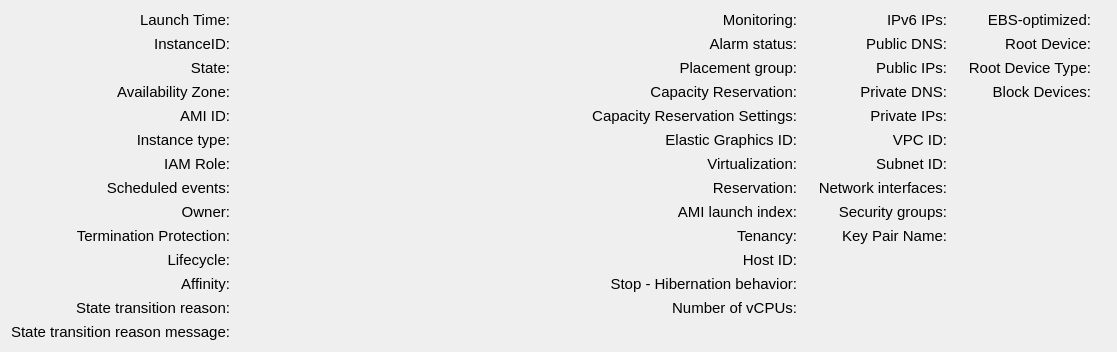
<?xml version="1.0" encoding="UTF-8"?>
<ui version="4.0">
 <class>gridLayoutWidget_2</class>
 <widget class="QWidget" name="gridLayoutWidget_2">
  <property name="geometry">
   <rect>
    <x>0</x>
    <y>0</y>
    <width>1039</width>
    <height>300</height>
   </rect>
  </property>
  <property name="minimumSize">
   <size>
    <width>0</width>
    <height>0</height>
   </size>
  </property>
  <property name="maximumSize">
   <size>
    <width>16777215</width>
    <height>16777215</height>
   </size>
  </property>
  <layout class="QGridLayout" name="gridLayout_3">
   <item row="10" column="0">
    <widget class="QLabel" name="ownerHeader">
     <property name="font">
      <font>
       <pointsize>11</pointsize>
      </font>
     </property>
     <property name="text">
      <string>Owner:</string>
     </property>
     <property name="alignment">
      <set>Qt::AlignRight|Qt::AlignTrailing|Qt::AlignVCenter</set>
     </property>
    </widget>
   </item>
   <item row="13" column="3">
    <widget class="QLabel" name="hibernationBehaviorValue">
     <property name="font">
      <font>
       <pointsize>11</pointsize>
      </font>
     </property>
     <property name="text">
      <string/>
     </property>
     <property name="textInteractionFlags">
      <set>Qt::LinksAccessibleByMouse|Qt::TextSelectableByMouse</set>
     </property>
    </widget>
   </item>
   <item row="13" column="0">
    <widget class="QLabel" name="affinityHeader">
     <property name="font">
      <font>
       <pointsize>11</pointsize>
      </font>
     </property>
     <property name="text">
      <string>Affinity:</string>
     </property>
     <property name="alignment">
      <set>Qt::AlignRight|Qt::AlignTrailing|Qt::AlignVCenter</set>
     </property>
    </widget>
   </item>
   <item row="4" column="2">
    <widget class="QLabel" name="capacityReservationSettingsHeader">
     <property name="font">
      <font>
       <pointsize>11</pointsize>
      </font>
     </property>
     <property name="text">
      <string>Capacity Reservation Settings:</string>
     </property>
     <property name="alignment">
      <set>Qt::AlignRight|Qt::AlignTrailing|Qt::AlignVCenter</set>
     </property>
    </widget>
   </item>
   <item row="1" column="3">
    <widget class="QLabel" name="alarmStatusValue">
     <property name="font">
      <font>
       <pointsize>11</pointsize>
      </font>
     </property>
     <property name="text">
      <string/>
     </property>
     <property name="textInteractionFlags">
      <set>Qt::LinksAccessibleByMouse|Qt::TextSelectableByMouse</set>
     </property>
    </widget>
   </item>
   <item row="4" column="3">
    <widget class="QLabel" name="capacityReservationSettingsValue">
     <property name="font">
      <font>
       <pointsize>11</pointsize>
      </font>
     </property>
     <property name="text">
      <string/>
     </property>
     <property name="textInteractionFlags">
      <set>Qt::LinksAccessibleByMouse|Qt::TextSelectableByMouse</set>
     </property>
    </widget>
   </item>
   <item row="10" column="4">
    <widget class="QLabel" name="securityGroupsLabel">
     <property name="font">
      <font>
       <pointsize>11</pointsize>
      </font>
     </property>
     <property name="text">
      <string>Security groups:</string>
     </property>
     <property name="alignment">
      <set>Qt::AlignRight|Qt::AlignTrailing|Qt::AlignVCenter</set>
     </property>
    </widget>
   </item>
   <item row="0" column="3">
    <widget class="QLabel" name="monitoringValue">
     <property name="font">
      <font>
       <pointsize>11</pointsize>
      </font>
     </property>
     <property name="text">
      <string/>
     </property>
     <property name="textInteractionFlags">
      <set>Qt::LinksAccessibleByMouse|Qt::TextSelectableByMouse</set>
     </property>
    </widget>
   </item>
   <item row="6" column="2">
    <widget class="QLabel" name="elasticGraphicsIDHeader">
     <property name="font">
      <font>
       <pointsize>11</pointsize>
      </font>
     </property>
     <property name="text">
      <string>Elastic Graphics ID:</string>
     </property>
     <property name="alignment">
      <set>Qt::AlignRight|Qt::AlignTrailing|Qt::AlignVCenter</set>
     </property>
    </widget>
   </item>
   <item row="1" column="4">
    <widget class="QLabel" name="publicDNSHeader">
     <property name="font">
      <font>
       <pointsize>11</pointsize>
      </font>
     </property>
     <property name="text">
      <string>Public DNS:</string>
     </property>
     <property name="alignment">
      <set>Qt::AlignRight|Qt::AlignTrailing|Qt::AlignVCenter</set>
     </property>
    </widget>
   </item>
   <item row="9" column="0">
    <widget class="QLabel" name="scheduledEventsHeader">
     <property name="font">
      <font>
       <pointsize>11</pointsize>
      </font>
     </property>
     <property name="text">
      <string>Scheduled events:</string>
     </property>
     <property name="alignment">
      <set>Qt::AlignRight|Qt::AlignTrailing|Qt::AlignVCenter</set>
     </property>
    </widget>
   </item>
   <item row="2" column="0">
    <widget class="QLabel" name="instanceStateHeader">
     <property name="font">
      <font>
       <pointsize>11</pointsize>
      </font>
     </property>
     <property name="text">
      <string>State:</string>
     </property>
     <property name="alignment">
      <set>Qt::AlignRight|Qt::AlignTrailing|Qt::AlignVCenter</set>
     </property>
    </widget>
   </item>
   <item row="11" column="1">
    <widget class="QLabel" name="terminationProtectionValue">
     <property name="font">
      <font>
       <pointsize>11</pointsize>
      </font>
     </property>
     <property name="text">
      <string/>
     </property>
     <property name="textInteractionFlags">
      <set>Qt::LinksAccessibleByMouse|Qt::TextSelectableByMouse</set>
     </property>
    </widget>
   </item>
   <item row="9" column="4">
    <widget class="QLabel" name="netIfHeader">
     <property name="font">
      <font>
       <pointsize>11</pointsize>
      </font>
     </property>
     <property name="text">
      <string>Network interfaces:</string>
     </property>
     <property name="alignment">
      <set>Qt::AlignRight|Qt::AlignTrailing|Qt::AlignVCenter</set>
     </property>
    </widget>
   </item>
   <item row="3" column="5">
    <widget class="QLabel" name="privateDNSValue">
     <property name="font">
      <font>
       <pointsize>11</pointsize>
      </font>
     </property>
     <property name="text">
      <string/>
     </property>
     <property name="textInteractionFlags">
      <set>Qt::LinksAccessibleByMouse|Qt::TextSelectableByMouse</set>
     </property>
    </widget>
   </item>
   <item row="12" column="0">
    <widget class="QLabel" name="lifecycleHeader">
     <property name="font">
      <font>
       <pointsize>11</pointsize>
      </font>
     </property>
     <property name="text">
      <string>Lifecycle:</string>
     </property>
     <property name="alignment">
      <set>Qt::AlignRight|Qt::AlignTrailing|Qt::AlignVCenter</set>
     </property>
    </widget>
   </item>
   <item row="1" column="0">
    <widget class="QLabel" name="instanceIdHeader">
     <property name="font">
      <font>
       <pointsize>11</pointsize>
      </font>
     </property>
     <property name="text">
      <string>InstanceID:</string>
     </property>
     <property name="alignment">
      <set>Qt::AlignRight|Qt::AlignTrailing|Qt::AlignVCenter</set>
     </property>
    </widget>
   </item>
   <item row="11" column="3">
    <widget class="QLabel" name="tenancyValue">
     <property name="font">
      <font>
       <pointsize>11</pointsize>
      </font>
     </property>
     <property name="text">
      <string/>
     </property>
     <property name="textInteractionFlags">
      <set>Qt::LinksAccessibleByMouse|Qt::TextSelectableByMouse</set>
     </property>
    </widget>
   </item>
   <item row="2" column="2">
    <widget class="QLabel" name="placementGroupHeader">
     <property name="font">
      <font>
       <pointsize>11</pointsize>
      </font>
     </property>
     <property name="text">
      <string>Placement group:</string>
     </property>
     <property name="alignment">
      <set>Qt::AlignRight|Qt::AlignTrailing|Qt::AlignVCenter</set>
     </property>
    </widget>
   </item>
   <item row="4" column="4">
    <widget class="QLabel" name="privateIPHeader">
     <property name="font">
      <font>
       <pointsize>11</pointsize>
      </font>
     </property>
     <property name="text">
      <string>Private IPs:</string>
     </property>
     <property name="alignment">
      <set>Qt::AlignRight|Qt::AlignTrailing|Qt::AlignVCenter</set>
     </property>
    </widget>
   </item>
   <item row="13" column="2">
    <widget class="QLabel" name="hibernationBehaviorHeader">
     <property name="font">
      <font>
       <pointsize>11</pointsize>
      </font>
     </property>
     <property name="text">
      <string>Stop - Hibernation behavior:</string>
     </property>
     <property name="alignment">
      <set>Qt::AlignRight|Qt::AlignTrailing|Qt::AlignVCenter</set>
     </property>
    </widget>
   </item>
   <item row="7" column="2">
    <widget class="QLabel" name="virtualizationHeader">
     <property name="font">
      <font>
       <pointsize>11</pointsize>
      </font>
     </property>
     <property name="text">
      <string>Virtualization:</string>
     </property>
     <property name="alignment">
      <set>Qt::AlignRight|Qt::AlignTrailing|Qt::AlignVCenter</set>
     </property>
    </widget>
   </item>
   <item row="2" column="1">
    <widget class="QLabel" name="instanceStateValue">
     <property name="font">
      <font>
       <pointsize>11</pointsize>
      </font>
     </property>
     <property name="text">
      <string/>
     </property>
     <property name="textInteractionFlags">
      <set>Qt::LinksAccessibleByMouse|Qt::TextSelectableByMouse</set>
     </property>
    </widget>
   </item>
   <item row="1" column="7">
    <widget class="QLabel" name="rootDeviceValue">
     <property name="font">
      <font>
       <pointsize>11</pointsize>
      </font>
     </property>
     <property name="text">
      <string/>
     </property>
     <property name="textInteractionFlags">
      <set>Qt::LinksAccessibleByMouse|Qt::TextSelectableByMouse</set>
     </property>
    </widget>
   </item>
   <item row="9" column="3">
    <widget class="QLabel" name="reservationValue">
     <property name="font">
      <font>
       <pointsize>11</pointsize>
      </font>
     </property>
     <property name="text">
      <string/>
     </property>
     <property name="textInteractionFlags">
      <set>Qt::LinksAccessibleByMouse|Qt::TextSelectableByMouse</set>
     </property>
    </widget>
   </item>
   <item row="1" column="5">
    <widget class="QLabel" name="publicDNSValue">
     <property name="font">
      <font>
       <pointsize>11</pointsize>
      </font>
     </property>
     <property name="text">
      <string/>
     </property>
     <property name="textInteractionFlags">
      <set>Qt::LinksAccessibleByMouse|Qt::TextSelectableByMouse</set>
     </property>
    </widget>
   </item>
   <item row="3" column="2">
    <widget class="QLabel" name="capacityReservationHeader">
     <property name="font">
      <font>
       <pointsize>11</pointsize>
      </font>
     </property>
     <property name="text">
      <string>Capacity Reservation:</string>
     </property>
     <property name="alignment">
      <set>Qt::AlignRight|Qt::AlignTrailing|Qt::AlignVCenter</set>
     </property>
    </widget>
   </item>
   <item row="3" column="0">
    <widget class="QLabel" name="AZLabel">
     <property name="font">
      <font>
       <pointsize>11</pointsize>
      </font>
     </property>
     <property name="text">
      <string>Availability Zone:</string>
     </property>
     <property name="alignment">
      <set>Qt::AlignRight|Qt::AlignTrailing|Qt::AlignVCenter</set>
     </property>
    </widget>
   </item>
   <item row="7" column="3">
    <widget class="QLabel" name="virtualizationValue">
     <property name="font">
      <font>
       <pointsize>11</pointsize>
      </font>
     </property>
     <property name="text">
      <string/>
     </property>
     <property name="textInteractionFlags">
      <set>Qt::LinksAccessibleByMouse|Qt::TextSelectableByMouse</set>
     </property>
    </widget>
   </item>
   <item row="14" column="1">
    <widget class="QLabel" name="stateTransitionReasonValue">
     <property name="minimumSize">
      <size>
       <width>0</width>
       <height>0</height>
      </size>
     </property>
     <property name="font">
      <font>
       <pointsize>11</pointsize>
      </font>
     </property>
     <property name="text">
      <string/>
     </property>
     <property name="textInteractionFlags">
      <set>Qt::LinksAccessibleByMouse|Qt::TextSelectableByMouse</set>
     </property>
    </widget>
   </item>
   <item row="3" column="1">
    <widget class="QLabel" name="AZValue">
     <property name="font">
      <font>
       <pointsize>11</pointsize>
      </font>
     </property>
     <property name="text">
      <string/>
     </property>
     <property name="textInteractionFlags">
      <set>Qt::LinksAccessibleByMouse|Qt::TextSelectableByMouse</set>
     </property>
    </widget>
   </item>
   <item row="0" column="0">
    <widget class="QLabel" name="launchTimeHeader">
     <property name="font">
      <font>
       <pointsize>11</pointsize>
      </font>
     </property>
     <property name="text">
      <string>Launch Time:</string>
     </property>
     <property name="alignment">
      <set>Qt::AlignRight|Qt::AlignTrailing|Qt::AlignVCenter</set>
     </property>
    </widget>
   </item>
   <item row="10" column="3">
    <widget class="QLabel" name="AMILaunchValue">
     <property name="font">
      <font>
       <pointsize>11</pointsize>
      </font>
     </property>
     <property name="text">
      <string/>
     </property>
     <property name="textInteractionFlags">
      <set>Qt::LinksAccessibleByMouse|Qt::TextSelectableByMouse</set>
     </property>
    </widget>
   </item>
   <item row="3" column="6">
    <widget class="QLabel" name="blockDevicesHeader">
     <property name="font">
      <font>
       <pointsize>11</pointsize>
      </font>
     </property>
     <property name="text">
      <string>Block Devices:</string>
     </property>
     <property name="alignment">
      <set>Qt::AlignRight|Qt::AlignTrailing|Qt::AlignVCenter</set>
     </property>
    </widget>
   </item>
   <item row="2" column="6">
    <widget class="QLabel" name="rootDeviceTypeHeader">
     <property name="font">
      <font>
       <pointsize>11</pointsize>
      </font>
     </property>
     <property name="text">
      <string>Root Device Type:</string>
     </property>
     <property name="alignment">
      <set>Qt::AlignRight|Qt::AlignTrailing|Qt::AlignVCenter</set>
     </property>
    </widget>
   </item>
   <item row="11" column="4">
    <widget class="QLabel" name="keyPairNameLabel">
     <property name="font">
      <font>
       <pointsize>11</pointsize>
      </font>
     </property>
     <property name="text">
      <string>Key Pair Name:</string>
     </property>
     <property name="alignment">
      <set>Qt::AlignRight|Qt::AlignTrailing|Qt::AlignVCenter</set>
     </property>
    </widget>
   </item>
   <item row="12" column="3">
    <widget class="QLabel" name="hostIDValue">
     <property name="font">
      <font>
       <pointsize>11</pointsize>
      </font>
     </property>
     <property name="text">
      <string/>
     </property>
     <property name="textInteractionFlags">
      <set>Qt::LinksAccessibleByMouse|Qt::TextSelectableByMouse</set>
     </property>
    </widget>
   </item>
   <item row="6" column="3">
    <widget class="QLabel" name="elasticGraphicsIDValue">
     <property name="font">
      <font>
       <pointsize>11</pointsize>
      </font>
     </property>
     <property name="text">
      <string/>
     </property>
     <property name="textInteractionFlags">
      <set>Qt::LinksAccessibleByMouse|Qt::TextSelectableByMouse</set>
     </property>
    </widget>
   </item>
   <item row="3" column="7">
    <widget class="QLabel" name="blockDevicesValue">
     <property name="font">
      <font>
       <pointsize>11</pointsize>
      </font>
     </property>
     <property name="text">
      <string/>
     </property>
     <property name="textInteractionFlags">
      <set>Qt::LinksAccessibleByMouse|Qt::TextSelectableByMouse</set>
     </property>
    </widget>
   </item>
   <item row="6" column="4">
    <widget class="QLabel" name="VPCIDHeader">
     <property name="font">
      <font>
       <pointsize>11</pointsize>
      </font>
     </property>
     <property name="text">
      <string>VPC ID:</string>
     </property>
     <property name="alignment">
      <set>Qt::AlignRight|Qt::AlignTrailing|Qt::AlignVCenter</set>
     </property>
    </widget>
   </item>
   <item row="6" column="1">
    <widget class="QLabel" name="instanceTypeValue">
     <property name="font">
      <font>
       <pointsize>11</pointsize>
      </font>
     </property>
     <property name="text">
      <string/>
     </property>
     <property name="textInteractionFlags">
      <set>Qt::LinksAccessibleByMouse|Qt::TextSelectableByMouse</set>
     </property>
    </widget>
   </item>
   <item row="0" column="6">
    <widget class="QLabel" name="ebsOptimizedHeader">
     <property name="font">
      <font>
       <pointsize>11</pointsize>
      </font>
     </property>
     <property name="text">
      <string>EBS-optimized:</string>
     </property>
     <property name="alignment">
      <set>Qt::AlignRight|Qt::AlignTrailing|Qt::AlignVCenter</set>
     </property>
    </widget>
   </item>
   <item row="6" column="5">
    <widget class="QLabel" name="VPCIDValue">
     <property name="font">
      <font>
       <pointsize>11</pointsize>
      </font>
     </property>
     <property name="text">
      <string/>
     </property>
     <property name="textInteractionFlags">
      <set>Qt::LinksAccessibleByMouse|Qt::TextSelectableByMouse</set>
     </property>
    </widget>
   </item>
   <item row="0" column="2">
    <widget class="QLabel" name="monitoringHeader">
     <property name="font">
      <font>
       <pointsize>11</pointsize>
      </font>
     </property>
     <property name="text">
      <string>Monitoring:</string>
     </property>
     <property name="alignment">
      <set>Qt::AlignRight|Qt::AlignTrailing|Qt::AlignVCenter</set>
     </property>
    </widget>
   </item>
   <item row="7" column="4">
    <widget class="QLabel" name="subnetIDHeader">
     <property name="font">
      <font>
       <pointsize>11</pointsize>
      </font>
     </property>
     <property name="text">
      <string>Subnet ID:</string>
     </property>
     <property name="alignment">
      <set>Qt::AlignRight|Qt::AlignTrailing|Qt::AlignVCenter</set>
     </property>
    </widget>
   </item>
   <item row="9" column="5">
    <widget class="QLabel" name="netIfValue">
     <property name="font">
      <font>
       <pointsize>11</pointsize>
      </font>
     </property>
     <property name="text">
      <string/>
     </property>
     <property name="textInteractionFlags">
      <set>Qt::LinksAccessibleByMouse|Qt::TextSelectableByMouse</set>
     </property>
    </widget>
   </item>
   <item row="10" column="1">
    <widget class="QLabel" name="ownerValue">
     <property name="font">
      <font>
       <pointsize>11</pointsize>
      </font>
     </property>
     <property name="text">
      <string/>
     </property>
     <property name="textInteractionFlags">
      <set>Qt::LinksAccessibleByMouse|Qt::TextSelectableByMouse</set>
     </property>
    </widget>
   </item>
   <item row="0" column="1">
    <widget class="QLabel" name="launchTimeValue">
     <property name="font">
      <font>
       <pointsize>11</pointsize>
      </font>
     </property>
     <property name="text">
      <string/>
     </property>
     <property name="textInteractionFlags">
      <set>Qt::LinksAccessibleByMouse|Qt::TextSelectableByMouse</set>
     </property>
    </widget>
   </item>
   <item row="3" column="3">
    <widget class="QLabel" name="capacityReservationValue">
     <property name="font">
      <font>
       <pointsize>11</pointsize>
      </font>
     </property>
     <property name="text">
      <string/>
     </property>
     <property name="textInteractionFlags">
      <set>Qt::LinksAccessibleByMouse|Qt::TextSelectableByMouse</set>
     </property>
    </widget>
   </item>
   <item row="1" column="2">
    <widget class="QLabel" name="alarmStatusHeader">
     <property name="font">
      <font>
       <pointsize>11</pointsize>
      </font>
     </property>
     <property name="text">
      <string>Alarm status:</string>
     </property>
     <property name="alignment">
      <set>Qt::AlignRight|Qt::AlignTrailing|Qt::AlignVCenter</set>
     </property>
    </widget>
   </item>
   <item row="0" column="5">
    <widget class="QLabel" name="ipv6Value">
     <property name="font">
      <font>
       <pointsize>11</pointsize>
      </font>
     </property>
     <property name="text">
      <string/>
     </property>
    </widget>
   </item>
   <item row="2" column="4">
    <widget class="QLabel" name="publicIPHeader">
     <property name="font">
      <font>
       <pointsize>11</pointsize>
      </font>
     </property>
     <property name="text">
      <string>Public IPs:</string>
     </property>
     <property name="alignment">
      <set>Qt::AlignRight|Qt::AlignTrailing|Qt::AlignVCenter</set>
     </property>
    </widget>
   </item>
   <item row="9" column="1">
    <widget class="QLabel" name="scheduledEventsValue">
     <property name="font">
      <font>
       <pointsize>11</pointsize>
      </font>
     </property>
     <property name="text">
      <string/>
     </property>
     <property name="textInteractionFlags">
      <set>Qt::LinksAccessibleByMouse|Qt::TextSelectableByMouse</set>
     </property>
    </widget>
   </item>
   <item row="2" column="3">
    <widget class="QLabel" name="placementGroupValue">
     <property name="font">
      <font>
       <pointsize>11</pointsize>
      </font>
     </property>
     <property name="text">
      <string/>
     </property>
     <property name="textInteractionFlags">
      <set>Qt::LinksAccessibleByMouse|Qt::TextSelectableByMouse</set>
     </property>
    </widget>
   </item>
   <item row="7" column="5">
    <widget class="QLabel" name="subnetIDValue">
     <property name="font">
      <font>
       <pointsize>11</pointsize>
      </font>
     </property>
     <property name="text">
      <string/>
     </property>
     <property name="textInteractionFlags">
      <set>Qt::LinksAccessibleByMouse|Qt::TextSelectableByMouse</set>
     </property>
    </widget>
   </item>
   <item row="1" column="1">
    <widget class="QLabel" name="instanceIdValue">
     <property name="font">
      <font>
       <pointsize>11</pointsize>
      </font>
     </property>
     <property name="text">
      <string/>
     </property>
     <property name="textInteractionFlags">
      <set>Qt::LinksAccessibleByMouse|Qt::TextSelectableByMouse</set>
     </property>
    </widget>
   </item>
   <item row="10" column="2">
    <widget class="QLabel" name="AMILaunchHeader">
     <property name="font">
      <font>
       <pointsize>11</pointsize>
      </font>
     </property>
     <property name="text">
      <string>AMI launch index:</string>
     </property>
     <property name="alignment">
      <set>Qt::AlignRight|Qt::AlignTrailing|Qt::AlignVCenter</set>
     </property>
    </widget>
   </item>
   <item row="7" column="1">
    <widget class="QLabel" name="IAMRoleValue">
     <property name="font">
      <font>
       <pointsize>11</pointsize>
      </font>
     </property>
     <property name="text">
      <string/>
     </property>
     <property name="textInteractionFlags">
      <set>Qt::LinksAccessibleByMouse|Qt::TextSelectableByMouse</set>
     </property>
    </widget>
   </item>
   <item row="10" column="5">
    <widget class="QLabel" name="securityGroupValue">
     <property name="font">
      <font>
       <pointsize>11</pointsize>
      </font>
     </property>
     <property name="text">
      <string/>
     </property>
     <property name="textInteractionFlags">
      <set>Qt::LinksAccessibleByMouse|Qt::TextSelectableByMouse</set>
     </property>
    </widget>
   </item>
   <item row="4" column="0">
    <widget class="QLabel" name="AMIIdHeader">
     <property name="font">
      <font>
       <pointsize>11</pointsize>
      </font>
     </property>
     <property name="text">
      <string>AMI ID:</string>
     </property>
     <property name="alignment">
      <set>Qt::AlignRight|Qt::AlignTrailing|Qt::AlignVCenter</set>
     </property>
    </widget>
   </item>
   <item row="6" column="0">
    <widget class="QLabel" name="instanceTypeLabel">
     <property name="font">
      <font>
       <pointsize>11</pointsize>
      </font>
     </property>
     <property name="text">
      <string>Instance type:</string>
     </property>
     <property name="alignment">
      <set>Qt::AlignRight|Qt::AlignTrailing|Qt::AlignVCenter</set>
     </property>
    </widget>
   </item>
   <item row="7" column="0">
    <widget class="QLabel" name="IAMRoleHeader">
     <property name="font">
      <font>
       <pointsize>11</pointsize>
      </font>
     </property>
     <property name="text">
      <string>IAM Role:</string>
     </property>
     <property name="alignment">
      <set>Qt::AlignRight|Qt::AlignTrailing|Qt::AlignVCenter</set>
     </property>
    </widget>
   </item>
   <item row="3" column="4">
    <widget class="QLabel" name="privateDNSHeader">
     <property name="font">
      <font>
       <pointsize>11</pointsize>
      </font>
     </property>
     <property name="text">
      <string>Private DNS:</string>
     </property>
     <property name="alignment">
      <set>Qt::AlignRight|Qt::AlignTrailing|Qt::AlignVCenter</set>
     </property>
    </widget>
   </item>
   <item row="4" column="5">
    <widget class="QLabel" name="privateIPValue">
     <property name="font">
      <font>
       <pointsize>11</pointsize>
      </font>
     </property>
     <property name="text">
      <string/>
     </property>
     <property name="textInteractionFlags">
      <set>Qt::LinksAccessibleByMouse|Qt::TextSelectableByMouse</set>
     </property>
    </widget>
   </item>
   <item row="11" column="0">
    <widget class="QLabel" name="terminationProtectionHeader">
     <property name="font">
      <font>
       <pointsize>11</pointsize>
      </font>
     </property>
     <property name="text">
      <string>Termination Protection:</string>
     </property>
     <property name="alignment">
      <set>Qt::AlignRight|Qt::AlignTrailing|Qt::AlignVCenter</set>
     </property>
    </widget>
   </item>
   <item row="4" column="1">
    <widget class="QLabel" name="AMIIdValue">
     <property name="font">
      <font>
       <pointsize>11</pointsize>
      </font>
     </property>
     <property name="text">
      <string/>
     </property>
     <property name="textInteractionFlags">
      <set>Qt::LinksAccessibleByMouse|Qt::TextSelectableByMouse</set>
     </property>
    </widget>
   </item>
   <item row="1" column="6">
    <widget class="QLabel" name="rootDeviceHeader">
     <property name="font">
      <font>
       <pointsize>11</pointsize>
      </font>
     </property>
     <property name="text">
      <string>Root Device:</string>
     </property>
     <property name="alignment">
      <set>Qt::AlignRight|Qt::AlignTrailing|Qt::AlignVCenter</set>
     </property>
    </widget>
   </item>
   <item row="0" column="4">
    <widget class="QLabel" name="ipv6Header">
     <property name="font">
      <font>
       <pointsize>11</pointsize>
      </font>
     </property>
     <property name="text">
      <string>IPv6 IPs:</string>
     </property>
     <property name="alignment">
      <set>Qt::AlignRight|Qt::AlignTrailing|Qt::AlignVCenter</set>
     </property>
    </widget>
   </item>
   <item row="12" column="2">
    <widget class="QLabel" name="hostIDHeader">
     <property name="font">
      <font>
       <pointsize>11</pointsize>
      </font>
     </property>
     <property name="text">
      <string>Host ID:</string>
     </property>
     <property name="alignment">
      <set>Qt::AlignRight|Qt::AlignTrailing|Qt::AlignVCenter</set>
     </property>
    </widget>
   </item>
   <item row="2" column="7">
    <widget class="QLabel" name="rootDeviceTypeValue">
     <property name="font">
      <font>
       <pointsize>11</pointsize>
      </font>
     </property>
     <property name="text">
      <string/>
     </property>
     <property name="textInteractionFlags">
      <set>Qt::LinksAccessibleByMouse|Qt::TextSelectableByMouse</set>
     </property>
    </widget>
   </item>
   <item row="9" column="2">
    <widget class="QLabel" name="reservationHeader">
     <property name="font">
      <font>
       <pointsize>11</pointsize>
      </font>
     </property>
     <property name="text">
      <string>Reservation:</string>
     </property>
     <property name="alignment">
      <set>Qt::AlignRight|Qt::AlignTrailing|Qt::AlignVCenter</set>
     </property>
    </widget>
   </item>
   <item row="2" column="5">
    <widget class="QLabel" name="publicIPValue">
     <property name="font">
      <font>
       <pointsize>11</pointsize>
      </font>
     </property>
     <property name="text">
      <string/>
     </property>
     <property name="textInteractionFlags">
      <set>Qt::LinksAccessibleByMouse|Qt::TextSelectableByMouse</set>
     </property>
    </widget>
   </item>
   <item row="12" column="1">
    <widget class="QLabel" name="lifecycleValue">
     <property name="font">
      <font>
       <pointsize>11</pointsize>
      </font>
     </property>
     <property name="text">
      <string/>
     </property>
     <property name="textInteractionFlags">
      <set>Qt::LinksAccessibleByMouse|Qt::TextSelectableByMouse</set>
     </property>
    </widget>
   </item>
   <item row="13" column="1">
    <widget class="QLabel" name="affinityValue">
     <property name="font">
      <font>
       <pointsize>11</pointsize>
      </font>
     </property>
     <property name="text">
      <string/>
     </property>
     <property name="textInteractionFlags">
      <set>Qt::LinksAccessibleByMouse|Qt::TextSelectableByMouse</set>
     </property>
    </widget>
   </item>
   <item row="14" column="0">
    <widget class="QLabel" name="stateTransitionReasonHeader">
     <property name="font">
      <font>
       <pointsize>11</pointsize>
      </font>
     </property>
     <property name="text">
      <string>State transition reason:</string>
     </property>
     <property name="alignment">
      <set>Qt::AlignRight|Qt::AlignTrailing|Qt::AlignVCenter</set>
     </property>
    </widget>
   </item>
   <item row="0" column="7">
    <widget class="QLabel" name="ebsOptimizedValue">
     <property name="font">
      <font>
       <pointsize>11</pointsize>
      </font>
     </property>
     <property name="text">
      <string/>
     </property>
     <property name="textInteractionFlags">
      <set>Qt::LinksAccessibleByMouse|Qt::TextSelectableByMouse</set>
     </property>
    </widget>
   </item>
   <item row="11" column="5">
    <widget class="QLabel" name="keyPairNameValue">
     <property name="font">
      <font>
       <pointsize>11</pointsize>
      </font>
     </property>
     <property name="text">
      <string/>
     </property>
     <property name="textInteractionFlags">
      <set>Qt::LinksAccessibleByMouse|Qt::TextSelectableByMouse</set>
     </property>
    </widget>
   </item>
   <item row="11" column="2">
    <widget class="QLabel" name="tenancyHeader">
     <property name="font">
      <font>
       <pointsize>11</pointsize>
      </font>
     </property>
     <property name="text">
      <string>Tenancy:</string>
     </property>
     <property name="alignment">
      <set>Qt::AlignRight|Qt::AlignTrailing|Qt::AlignVCenter</set>
     </property>
    </widget>
   </item>
   <item row="15" column="0">
    <widget class="QLabel" name="stateTransitionReasonMessageHeader">
     <property name="font">
      <font>
       <pointsize>11</pointsize>
      </font>
     </property>
     <property name="text">
      <string>State transition reason message:</string>
     </property>
     <property name="alignment">
      <set>Qt::AlignRight|Qt::AlignTrailing|Qt::AlignVCenter</set>
     </property>
    </widget>
   </item>
   <item row="15" column="1">
    <widget class="QLabel" name="stateTransitionReasonMessageValue">
     <property name="minimumSize">
      <size>
       <width>350</width>
       <height>0</height>
      </size>
     </property>
     <property name="font">
      <font>
       <pointsize>11</pointsize>
      </font>
     </property>
     <property name="text">
      <string/>
     </property>
     <property name="textInteractionFlags">
      <set>Qt::LinksAccessibleByMouse|Qt::TextSelectableByMouse</set>
     </property>
    </widget>
   </item>
   <item row="14" column="2">
    <widget class="QLabel" name="CPUNumberHeader">
     <property name="font">
      <font>
       <pointsize>11</pointsize>
      </font>
     </property>
     <property name="text">
      <string>Number of vCPUs:</string>
     </property>
     <property name="alignment">
      <set>Qt::AlignRight|Qt::AlignTrailing|Qt::AlignVCenter</set>
     </property>
    </widget>
   </item>
   <item row="14" column="3">
    <widget class="QLabel" name="CPUNumberValue">
     <property name="font">
      <font>
       <pointsize>11</pointsize>
      </font>
     </property>
     <property name="text">
      <string/>
     </property>
     <property name="textInteractionFlags">
      <set>Qt::LinksAccessibleByMouse|Qt::TextSelectableByMouse</set>
     </property>
    </widget>
   </item>
  </layout>
 </widget>
 <resources/>
 <connections/>
</ui>
